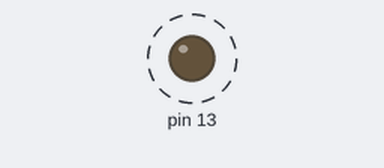
A sketch run on a simulated Arduino Uno, built with avr-gcc and run on an emulated ATmega328P. Parts: output pins drawn as LEDs (lit = HIGH). Dashed ring = blinking.

Above: at 0.2 s.
Timing chart, 0 to 3.0 s (numbered marks = the images above):
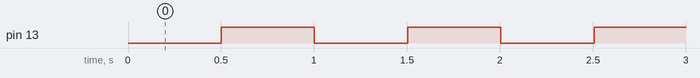

Measured:
- by itself, pin 13: alternates HIGH for 0.50 s and LOW for 0.50 s

The sketch:

FUBAR_ESP_IOT_Example_1.ino
```cpp
/*	This is the a modification the Ardunio "Blink" code
	We're using this a a hello world and to test our IDE setup and nodeMCU board
	This blinks the LED on GPIO 6 defined as "LED_BUILTIN"
*/

#include "Arduino.h"

unsigned long pMills = 0;
unsigned long cMills = 0;
unsigned long cTime = 500;
uint8_t LEDstate = 1;

uint8_t TogLED(uint8_t state)
{
	uint8_t rState;
	if (state > 0)
	{
		digitalWrite(LED_BUILTIN, HIGH);
		rState = 0;
	}
	else
	{
		digitalWrite(LED_BUILTIN, LOW);// Turn the LED on (Note that LOW is the voltage level
										 // but actually the LED is on; this is because
										 // it is acive low on the ESP-01)
		rState = 1;
	}
	return rState;
}

void setup()
{
	pinMode(LED_BUILTIN, OUTPUT);     // Initialize the LED_BUILTIN pin as an output
}

// the loop function runs over and over again forever
void loop()
{
	cMills = millis();
	if(cMills - pMills > cTime)
	{
		pMills = cMills;
		LEDstate = TogLED(LEDstate);
	}
}
```
